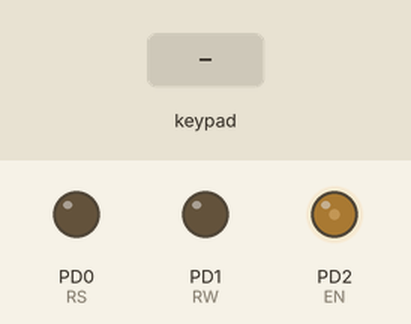
Simulated run of this program. Board: ATmega32, built with avr-gcc and emulated at 8 MHz. Shown: output pins drawn as LEDs (lit = HIGH). Wiring (inferred from the names in the program): 4×4 keypad with keys 7 8 9 / 4 5 6 * 1 2 3 - A 0 = +: rows PA0, PA1, PA2, PA3; columns PA4, PA5, PA6, PA7. The inputs (shaded band) are chosen by the test bench. Pins used as bus, display or sensor lines are not drawn.

Above: at 0.08 s.
At 1.2 s:
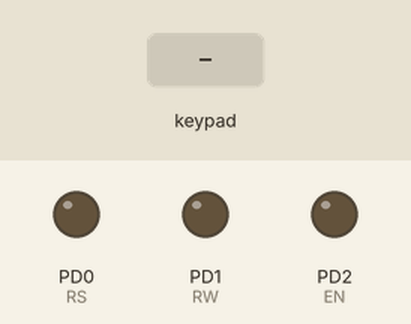
1.3 s: key '7' pressed
At 2.0 s:
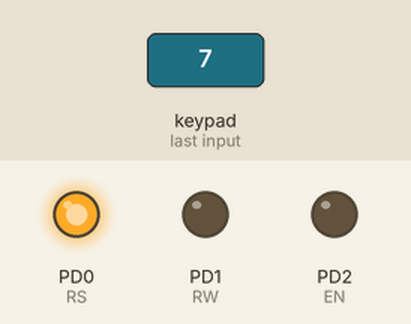
Timing chart, 0 to 4.3 s (numbered marks = the images above; inputs shaded):
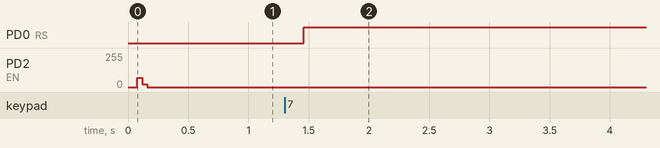

Measured:
- after the input at 1.3 s, PD0 (RS): LOW → HIGH after 0.16 s

The program:

main.c
```c
/*
 * KEYPAD_DRIVER.c
 *
 * Created: 9/18/2021 3:10:43 PM
 * Author : ahmed
 */

//#include <avr/io.h>
#define F_CPU 8000000
#include <util/delay.h>
#include "DIO_INTERFACE.h"
#include "LCD_INTERFACE.h"
#include "KEYPAD_INTERFACE.h"
#include "KEYPAD_CONFIG.h"
#include "LCD_CONFIG.h"

int main(void)
{

    /* Replace with your application code */

	LCD_Void_4BitInit();
	Keypad_VoidInit();
	u8 x;
    while (1)
    {

		x=Keypad_U8_GetPressed();
		LCD_Void_4BitSendChar(x);

    }
}
```

KEYPAD_CONFIG.h
```c
/*
 * KEYPAD_COMFIG.h
 *
 * Created: 9/21/2021 4:54:28 PM
 *  Author: ahmed
 */


#ifndef KEYPAD_COMFIG_H_
#define KEYPAD_COMFIG_H_


#define KEYPADPORT  portA

/***keypad rows***/
#define R0 0
#define R1 1
#define R2 2
#define R3 3

/***keypad columns***/
#define C0 4
#define C1 5
#define C2 6
#define C3 7


#define COL 4
#define ROW 4


#define ROW_INIT  0
#define ROW_END   4

#define COL_INIT  4
#define COL_END   8


#endif /* KEYPAD_COMFIG_H_ */
```

LCD_CONFIG.h
```c
/*
 * LCD_CONFIG.h
 *
 * Created: 9/17/2021 2:25:51 AM
 *  Author: ahmed
 */

#include "DIO_INTERFACE.h"

#ifndef LCD_CONFIG_H_
#define LCD_CONFIG_H_


#define RS  0
#define RW  1
#define EN  2

#define CONTROLPORT portD
#define DATAPORT    portD

#define UPPER_PINS_4BIT        1

#define FUNCTIONSET_8BIT   0b00111000
#define FUNCTIONSET_4BIT   0b001000101000
#define DISPLAYON          0b00001110
#define DISPLAYOFF         0b00001010
#define DISPLAYCLEAR       0b00000001
#define ENTRYMODESET       0b00000010


#endif /* LCD_CONFIG_H_ */
```

KEYPAD_INTERFACE.h
```c
/*
 * KEYPAD_INT.h
 *
 * Created: 9/18/2021 5:30:30 PM
 *  Author: ahmed
 */


#ifndef KEYPAD_INT_H_
#define KEYPAD_INT_H_

void Keypad_VoidInit(void);

u8 Keypad_U8_GetPressed(void);


#endif /* KEYPAD_INT_H_ */
```

KEYPAD_PROG.c
```c
/*
 * KEYPAD_PROG.c
 *
 * Created: 9/18/2021 5:31:29 PM
 *  Author: ahmed
 */

#define F_CPU 8000000
#include <util/delay.h>
#include "DIO_INTERFACE.h"
#include "DIO_PRIVATE.h"
#include "KEYPAD_CONFIG.h"


//u8 arrkeypadvalue[COL][ROW]={ {'1','4','7','*'},{'2','5','8','0'},{'3','6','9','#'} };
static u8 arrkeypadvalue[ROW][COL]={	{'7','8','9','/'},
										{'4','5','6','*'},
										{'1','2','3','-'},
										{' ','0','=','+'}	};

void Keypad_VoidInit(void)
{
	DIO_VoidSetPinDirection(R0,KEYPADPORT,INPUT);
	DIO_VoidSetPinDirection(R1,KEYPADPORT,INPUT);
	DIO_VoidSetPinDirection(R2,KEYPADPORT,INPUT);
	DIO_VoidSetPinDirection(R3,KEYPADPORT,INPUT);

	DIO_VoidSetPinDirection(C0,KEYPADPORT,OUTPUT);
	DIO_VoidSetPinDirection(C1,KEYPADPORT,OUTPUT);
	DIO_VoidSetPinDirection(C2,KEYPADPORT,OUTPUT);
	DIO_VoidSetPinDirection(C3,KEYPADPORT,OUTPUT);

	DIO_VoidSetPortValue(KEYPADPORT,0xFF);
}

u8 Keypad_U8_GetPressed(void)
{
	u8 keypad_pressed_flag=0;
	volatile u8 row_count=ROW_INIT;
	volatile u8 col_count=COL_INIT;
	u8 result=0;
	while(1)
	{
		for (col_count=COL_INIT; col_count<COL_END; col_count++)
		{
			/*************Activate column*****************/
			DIO_VoidSetPinValue(col_count,KEYPADPORT,LOW);

			for (row_count=ROW_INIT; row_count<ROW_END; row_count++)
			{
				if (DIO_U8GetPinValue(row_count,KEYPADPORT) == LOW)
				{
					result=arrkeypadvalue[row_count-ROW_INIT][col_count-COL_INIT];

					while(DIO_U8GetPinValue(row_count,KEYPADPORT) == LOW);  //stuck till button is not pressed (single press)

					_delay_ms(10); //delay to avoid bouncing

					keypad_pressed_flag=1;
					//return result;

				}
			}

			/*************Deactivate column*****************/
			DIO_VoidSetPinValue(col_count,KEYPADPORT,HIGH);
		}

		if (keypad_pressed_flag==1)
		{
			break;
		}
	}

	return result;
}
```

LCD_INTERFACE.h
```c
/*
 * LCD_INT.h
 *
 * Created: 9/16/2021 5:24:12 PM
 *  Author: ahmed
 */

#include "STD_TYPES.h"

#ifndef LCD_INT_H_
#define LCD_INT_H_

/*******************************************************************************************/
/**************** 8Bit mode functions *************/

void LCD_Void_8BitInit(void);

void LCD_Void_8BitSendChar(u8 data);

void LCD_Void_8BitSendCommand(u8 command);

void LCD_Void_8BitSendString(u8* PtrToString);

void LCD_Void_8BitSendNumber(u64 number);

/*******************************************************************************************/
/**************** Bit mode functions *************/

void LCD_Void_4BitInit(void);

void LCD_Void_4BitSendChar(u8 data);

void LCD_Void_4BitSendCommand(u8 command);

void LCD_Void_4BitSendString(u8* PtrToString);

void LCD_Void_4BitSendNumber(u64 number);
/*******************************************************************************************/


#endif /* LCD_INT_H_ */
```

LCD_PROG.c
```c
/*
 * LCD_PROG.c
 *
 * Created: 9/16/2021 5:24:29 PM
 *  Author: ahmed
 */
#define F_CPU 8000000


#include "LCD_CONFIG.h"
#include "DIO_INTERFACE.h"
#include <util/delay.h>
#include <stdlib.h>

/************************************************************************/
/*                              8 Bit mode                              */
/************************************************************************/

/* LCD_VoidSendCommand(0b00000001) */
void LCD_Void_8BitSendCommand(u8 command)
{
	DIO_VoidSetPinValue(RS,CONTROLPORT,LOW);
	DIO_VoidSetPinValue(RW,CONTROLPORT,LOW);
	DIO_VoidSetPortValue(DATAPORT,command);

	DIO_VoidSetPinValue(EN,CONTROLPORT,HIGH);
	_delay_ms(2);
	DIO_VoidSetPinValue(EN,CONTROLPORT,LOW);
}

void LCD_Void_8BitInit(void)
{
	DIO_VoidSetPinDirection(RS,CONTROLPORT,OUTPUT);
	DIO_VoidSetPinDirection(RW,CONTROLPORT,OUTPUT);
	DIO_VoidSetPinDirection(EN,CONTROLPORT,OUTPUT);

	DIO_VoidSetPortDirection(DATAPORT,OUTPUT);

	_delay_ms(30);
	LCD_Void_8BitSendCommand(FUNCTIONSET_8BIT);
	_delay_ms(2);
	LCD_Void_8BitSendCommand(DISPLAYON);
	_delay_ms(2);
	LCD_Void_8BitSendCommand(DISPLAYCLEAR);
	_delay_ms(15);
	LCD_Void_8BitSendCommand(ENTRYMODESET);
}

/* LCD_VoidSendChar('0')  */
void LCD_Void_8BitSendChar(u8 data)
{
	DIO_VoidSetPinValue(RS,CONTROLPORT,HIGH);
	DIO_VoidSetPinValue(RW,CONTROLPORT,LOW);
	DIO_VoidSetPortValue(DATAPORT,data);

	DIO_VoidSetPinValue(EN,CONTROLPORT,HIGH);
	_delay_ms(2);
	DIO_VoidSetPinValue(EN,CONTROLPORT,LOW);
}

void LCD_Void_8BitSendString(u8* PtrToString)
{
	u8 i=0;
	while(PtrToString[i] !=0)
	{
		LCD_Void_8BitSendChar(PtrToString[i]);
		i++;
	}
}

void LCD_Void_8BitSendNumber(u64 number)
{
		u8 arr_number[20];
		//itoa(number,arr_number,10);
		//LCD_Void_4BitSendString(arr_number);

		u8 count=0;
		while(number !=0)
		{
			arr_number[count] =number%10;
			count++;
			number /=10;
		}

		for (int i=count-1;i>=0;i--)
		{
			LCD_Void_8BitSendChar(arr_number[i]+48);
		}
}


/************************************************************************/
/*                              4 Bit mode                              */
/************************************************************************/

static u8 INIT_step_finished=0;

void LCD_Void_4BitSendCommand(u8 command)
{
	u8 COMMAND=command;
	DIO_VoidSetPinValue(RS,CONTROLPORT,LOW);
	DIO_VoidSetPinValue(RW,CONTROLPORT,LOW);

	COMMAND =(command) & (0XF0);

	if (UPPER_PINS_4BIT ==1)
	{
		DIO_VoidSetHigh4BitValue(DATAPORT,COMMAND);
	}
	else
	{
		DIO_VoidSetLow4BitValue(DATAPORT,COMMAND);
	}

	DIO_VoidSetPinValue(EN,CONTROLPORT,HIGH);
	_delay_ms(2);
	DIO_VoidSetPinValue(EN,CONTROLPORT,LOW);

	if (INIT_step_finished==1)
	{
		COMMAND =(command<<4) & (0XF0);

		if (UPPER_PINS_4BIT ==1)
		{
			DIO_VoidSetHigh4BitValue(DATAPORT,COMMAND);
		}
		else
		{
			DIO_VoidSetLow4BitValue(DATAPORT,COMMAND);
		}

		DIO_VoidSetPinValue(EN,CONTROLPORT,HIGH);
		_delay_ms(2);
		DIO_VoidSetPinValue(EN,CONTROLPORT,LOW);
	}
	_delay_ms(2);
}

void LCD_Void_4BitInit(void)
{
	INIT_step_finished=0;
	DIO_VoidSetPinDirection(RS,CONTROLPORT,OUTPUT);
	DIO_VoidSetPinDirection(RW,CONTROLPORT,OUTPUT);
	DIO_VoidSetPinDirection(EN,CONTROLPORT,OUTPUT);

	if (UPPER_PINS_4BIT ==1)
	{
		DIO_VoidSetHigh4BitDirection(DATAPORT,0XF0);
	}
	else
	{
		DIO_VoidSetLow4BitDirection(DATAPORT,0X0F);
	}


	_delay_ms(30);
	LCD_Void_4BitSendCommand((FUNCTIONSET_4BIT>>4) & (0XF0));
	LCD_Void_4BitSendCommand((FUNCTIONSET_4BIT) & (0X0F0));
	LCD_Void_4BitSendCommand((FUNCTIONSET_4BIT<<4) & (0XF0));
	_delay_ms(2);
	LCD_Void_4BitSendCommand((DISPLAYON) & (0XF0));
	LCD_Void_4BitSendCommand((DISPLAYON<<4) & (0XF0));
	_delay_ms(2);
	LCD_Void_4BitSendCommand((DISPLAYCLEAR) & (0XF0));
	LCD_Void_4BitSendCommand((DISPLAYCLEAR<<4) & (0XF0));
	_delay_ms(15);
	LCD_Void_4BitSendCommand((ENTRYMODESET) & (0XF0));
	LCD_Void_4BitSendCommand((ENTRYMODESET<<4) & (0XF0));

	INIT_step_finished=1;
}


/* LCD_VoidSendChar('0')  */
void LCD_Void_4BitSendChar(u8 data)
{
	u8 DATA =data;
	DIO_VoidSetPinValue(RS,CONTROLPORT,HIGH);
	DIO_VoidSetPinValue(RW,CONTROLPORT,LOW);


	DATA =(data) & (0XF0);

	if (UPPER_PINS_4BIT ==1)
	{
		DIO_VoidSetHigh4BitValue(DATAPORT,DATA);
	}
	else
	{
		DIO_VoidSetLow4BitValue(DATAPORT,DATA);
	}

	DIO_VoidSetPinValue(EN,CONTROLPORT,HIGH);
	_delay_ms(2);
	DIO_VoidSetPinValue(EN,CONTROLPORT,LOW);

	DATA =(data<<4) & (0XF0);

	if (UPPER_PINS_4BIT ==1)
	{
		DIO_VoidSetHigh4BitValue(DATAPORT,DATA);
	}
	else
	{
		DIO_VoidSetLow4BitValue(DATAPORT,DATA);
	}

	DIO_VoidSetPinValue(EN,CONTROLPORT,HIGH);
	_delay_ms(2);
	DIO_VoidSetPinValue(EN,CONTROLPORT,LOW);
}

void LCD_Void_4BitSendString(u8* PtrToString)
{
	u8 i=0;
	while(PtrToString[i] !='\0')
	{
		LCD_Void_4BitSendChar(PtrToString[i]);
		i++;
	}
}

void LCD_Void_4BitSendNumber(u64 number)
{
	u8 arr_number[20];
	//itoa(number,arr_number,10);
	//LCD_Void_4BitSendString(arr_number);

	u8 count=0;
	while(number !=0)
	{
		arr_number[count] =number%10;
		count++;
		number /=10;
	}

	for (int i=count-1;i>=0;i--)
	{
		LCD_Void_4BitSendChar(arr_number[i]+48);
	}

}
```

BIT_MATH.h
```c
#ifndef BIT_MATH_H_INCLUDED
#define BIT_MATH_H_INCLUDED


#define SET_Bit(port,n)     (port|=(1<<n))        //make bit number n =1
#define CLEAR_Bit(port,n)   (port&=~(1<<n))    //make bit number n =0
#define TOGGLE_Bit(port,n)  (port^=(1<<n))    //toggle bit number n
#define GET_Bit(port,n)    ((port >>(n))&1)        //get state of bit number n
#define SHFR(x, n)    (x >> n)
#define ROTR(x, n)   ((x >> n) | (x << (23 - n)))
#define ROTL(x, n)   ((x << n) | (x >> (23 - n)))

#endif // BIT_MATH_H_INCLUDED
```

DIO_INTERFACE.h
```c
/*
 * DIO_INT.h
 *
 * Created: 9/14/2021 2:28:16 AM
 *  Author: ahmed
 */

#include "STD_TYPES.h"

#ifndef DIO_INT_H_
#define DIO_INT_H_


typedef enum
{
	INPUT,
	OUTPUT,
	portA,
	portB,
	portC,
	portD,
	HIGH  =1,
	LOW  =0,

}DIO_Status;


void DIO_VoidSetPinDirection(u8 pin_number,u8 port_number,u8 direction);
void DIO_VoidSetPinValue(u8 pin_number,u8 port_number,u8 value);

void DIO_VoidSetPortDirection(u8 port_number,u8 direction);
void DIO_VoidSetPortValue(u8 port_number,u8 value);

u8 DIO_U8GetPinValue(u8 pin_number,u8 port_number);
u8 DIO_U8GetPortValue(u8 port_number);

void DIO_VoidSetHigh4BitDirection(u8 port_number,u8 Direction);
void DIO_VoidSetHigh4BitValue(u8 port_number,u8 value);


void DIO_VoidSetLow4BitDirection(u8 port_number,u8 Direction);
void DIO_VoidSetLow4BitValue(u8 port_number,u8 value);


#endif /* DIO_INT_H_ */
```

DIO_PRIVATE.h
```c
/*
 * DIO_REG.h
 *
 * Created: 9/14/2021 2:28:42 AM
 *  Author: ahmed
 */


#ifndef DIO_REG_H_
#define DIO_REG_H_

#define DDRA_REG                           (*(volatile u8*)(0X3A))
#define PORTA_REG						   (*(volatile u8*)(0X3B))
#define PINA_REG			  		       (*(volatile u8*)(0X39))

#define DDRB_REG                           (*(volatile u8*)(0X37))
#define PORTB_REG						   (*(volatile u8*)(0X38))
#define PINB_REG			  		       (*(volatile u8*)(0X36))

#define DDRC_REG                           (*(volatile u8*)(0X34))
#define PORTC_REG						   (*(volatile u8*)(0X35))
#define PINC_REG			  		       (*(volatile u8*)(0X33))

#define DDRD_REG                           (*(volatile u8*)(0X31))
#define PORTD_REG						   (*(volatile u8*)(0X32))
#define PIND_REG			  		       (*(volatile u8*)(0X30))


#endif /* DIO_REG_H_ */
```

DIO_PROG.c
```c
/*
 * DIO_PROG.c
 *
 * Created: 9/14/2021 2:29:03 AM
 *  Author: ahmed
 */
#include "BIT_MATH.h"
#include "DIO_INTERFACE.h"
#include "STD_TYPES.h"
#include "DIO_PRIVATE.h"
//#include <avr/io.h>

void DIO_VoidSetPinDirection(u8 pin_number,u8 port_number,u8 direction)
{
	switch(port_number)
	{
		case portA:
			if (direction==OUTPUT)
			{
				SET_Bit(DDRA_REG,pin_number);
			}
			else if (direction==INPUT)
			{
				CLEAR_Bit(DDRA_REG,pin_number);
			}
			break;
		case portB:
			if (direction==OUTPUT)
			{
				SET_Bit(DDRB_REG,pin_number);
			}
			else if (direction==INPUT)
			{
				CLEAR_Bit(DDRB_REG,pin_number);
			}
			break;
		case portC:
			if (direction==OUTPUT)
			{
				SET_Bit(DDRC_REG,pin_number);
			}
			else if (direction==INPUT)
			{
				CLEAR_Bit(DDRC_REG,pin_number);
			}
			break;
		case portD:
			if (direction==OUTPUT)
			{
				SET_Bit(DDRD_REG,pin_number);
			}
			else if (direction==INPUT)
			{
				CLEAR_Bit(DDRD_REG,pin_number);
			}
			break;

	}
}


void DIO_VoidSetPinValue(u8 pin_number,u8 port_number,u8 value)
{
	switch(port_number)
	{
		case portA:
			if (value==HIGH)
			{
				SET_Bit(PORTA_REG,pin_number);
			}
			else if (value==LOW)
			{
				CLEAR_Bit(PORTA_REG,pin_number);
			}
			break;
		case portB:
			if (value==HIGH)
			{
				SET_Bit(PORTB_REG,pin_number);
			}
			else if (value==LOW)
			{
				CLEAR_Bit(PORTB_REG,pin_number);
			}
			break;

		case portC:
			if (value==HIGH)
			{
				SET_Bit(PORTC_REG,pin_number);
			}
			else if (value==LOW)
			{
				CLEAR_Bit(PORTC_REG,pin_number);
			}
			break;
		case portD:
			if (value==HIGH)
			{
				SET_Bit(PORTD_REG,pin_number);
			}
			else if (value==LOW)
			{
				CLEAR_Bit(PORTD_REG,pin_number);
			}
			break;
	}
}


void DIO_VoidSetPortDirection(u8 port_number,u8 direction)
{
	u8 pinnumber=8;
	switch(port_number)
	{
		case portA:
			if (direction==OUTPUT)
			{
				for (u16 i=0; i<pinnumber; i++)
				{
					SET_Bit(DDRA_REG,i);
				}
			}
			else if (direction==INPUT)
			{
				for (u16 i=0; i<pinnumber; i++)
				{
					CLEAR_Bit(DDRA_REG,i);
				}
			}
		break;
		case portB:
			if (direction==OUTPUT)
			{
				for (u16 i=0; i<pinnumber; i++)
				{
					SET_Bit(DDRB_REG,i);
				}
			}
			else if (direction==INPUT)
			{
				for (u16 i=0; i<pinnumber; i++)
				{
					CLEAR_Bit(DDRB_REG,i);
				}
			}
			break;
		case portC:
			if (direction==OUTPUT)
			{
				for (u16 i=0; i<pinnumber; i++)
				{
					SET_Bit(DDRC_REG,i);
				}
			}
			else if (direction==INPUT)
			{
				for (u16 i=0; i<pinnumber; i++)
				{
					CLEAR_Bit(DDRC_REG,i);
				}
			}
			break;
		case portD:
			if (direction==OUTPUT)
			{
				for (u16 i=0; i<pinnumber; i++)
				{
					SET_Bit(DDRD_REG,i);
				}
			}
			else if (direction==INPUT)
			{
				for (u16 i=0; i<pinnumber; i++)
				{
					CLEAR_Bit(DDRD_REG,i);
				}
			}
			break;
	}
}


void DIO_VoidSetPortValue(u8 port_number,u8 value)
{
	switch(port_number)
	{
		case portA:
			PORTA_REG =value;
			break;
		case portB:
			PORTB_REG =value;
			break;
		case portC:
			PORTC_REG =value;
			break;
		case portD:
			PORTD_REG =value;
			break;
	}
}


u8 DIO_U8GetPinValue(u8 pin_number,u8 port_number)
{
	u8 pinvalue=0;

	switch(port_number)
	{
		case portA:
			pinvalue = GET_Bit(PINA_REG,pin_number);
			break;

		case portB:
			pinvalue = GET_Bit(PINB_REG,pin_number);
			break;

		case portC:
			pinvalue = GET_Bit(PINC_REG,pin_number);
			break;

		case portD:
			pinvalue = GET_Bit(PIND_REG,pin_number);
			break;
	}

	return ((pinvalue) & (0X01));
}

u8 DIO_U8GetPortValue(u8 port_number)
{
	u8 pinvalue=0;

	switch(port_number)
	{
		case portA:
			pinvalue = PINA_REG;
			break;

		case portB:
			pinvalue = PINB_REG;
			break;

		case portC:
			pinvalue = PINC_REG;
			break;

		case portD:
			pinvalue =PIND_REG;
			break;
	}

	return (pinvalue) ;
}


void DIO_VoidSetHigh4BitDirection(u8 port_number,u8 Direction)
{
	switch(port_number)
	{
		case portA:
			DDRA_REG &=0X0F;
			DDRA_REG |=Direction;
			break;

		case portB:
			DDRA_REG &=0X0F;
			DDRA_REG |=Direction;
			break;

		case portC:
			DDRA_REG &=0X0F;
			DDRA_REG |=Direction;
			break;

		case portD:
			DDRA_REG &=0X0F;
			DDRA_REG |=Direction;
			break;
	}
}

void DIO_VoidSetHigh4BitValue(u8 port_number,u8 value)
{
	switch(port_number)
	{
		case portA:
			PORTA_REG &=0X0F;
			PORTA_REG |=value;
			break;

		case portB:
			PORTB_REG &=0X0F;
			PORTB_REG |=value;
			break;

		case portC:
			PORTC_REG &=0X0F;
			PORTC_REG |=value;
			break;

		case portD:
			PORTD_REG &=0X0F;
			PORTD_REG |=value;
			break;
	}
}


void DIO_VoidSetLow4BitDirection(u8 port_number,u8 Direction)
{
	switch(port_number)
	{
		case portA:
			DDRA_REG &=0XF0;
			DDRA_REG |=Direction;
			break;

		case portB:
			DDRA_REG &=0XF0;
			DDRA_REG |=Direction;
			break;

		case portC:
			DDRA_REG &=0XF0;
			DDRA_REG |=Direction;
			break;

		case portD:
			DDRA_REG &=0XF0;
			DDRA_REG |=Direction;
			break;
	}
}


void DIO_VoidSetLow4BitValue(u8 port_number,u8 value)
{
	switch(port_number)
	{
		case portA:
			PORTA_REG &=0XF0;
			PORTA_REG |=value;
			break;

		case portB:
			PORTB_REG &=0XF0;
			PORTB_REG |=value;
			break;

		case portC:
			PORTC_REG &=0XF0;
			PORTC_REG |=value;
			break;

		case portD:
			PORTD_REG &=0XF0;
			PORTD_REG |=value;
			break;
	}
}
```

STD_TYPES.h
```c
#ifndef STD_TYPES_H_INCLUDED
#define STD_TYPES_H_INCLUDED

typedef unsigned char u8;
typedef signed char s8;
typedef unsigned short int u16;
typedef unsigned long int u32;
typedef unsigned long long int u64;
typedef signed short int s16;
typedef signed long int s32;
typedef signed long long int s64;
typedef float f32;
typedef double f64;
typedef long double f128;

typedef unsigned char* p8;
typedef signed char* ps8;
typedef unsigned short int* pu16;
typedef unsigned long int* pu32;
typedef unsigned long long int* pu64;
typedef signed short int* ps16;
typedef signed long int* ps32;
typedef signed long long int* ps64;
typedef float* pf32;
typedef double* pf64;
typedef long double* pf128;

#endif // STD_TYPES_H_INCLUDED
```
